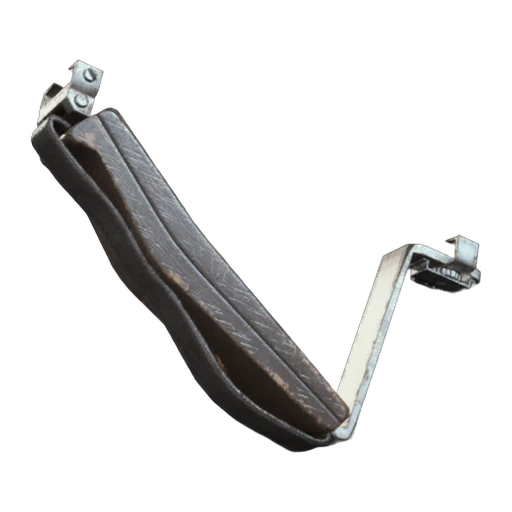
#> input picture assets/arc_raiders/scrappy_resources/angled_grip_i.webp, 512 x 512 px
$ python -i download_arc_tracker_items.py   (imports and definitions only)
#> lines starting #> are read from the running program, lines starting #| are printed output that depends on the picture
#!/usr/bin/env python3
"""
UAG ARC Raiders non-blueprint asset pipeline — Playwright rendered scraper upgrade.

Run from project root:
  py tools/download_arc_tracker_items.py

Optional:
  py tools/download_arc_tracker_items.py --clean-unused
  py tools/download_arc_tracker_items.py --keep-browser-open
  py tools/download_arc_tracker_items.py --debug-screenshot

Outputs:
  assets/arc_raiders/items/*.webp
  assets/arc_raiders/items/arc_item_reference_manifest.json
  assets/arc_raiders/items/arctracker_rendered_catalogue.json
  assets/arc_raiders/items/arc_item_download_results.json
  assets/arc_raiders/items/missing_asset_report.json
  assets/arc_raiders/items/duplicate_asset_report.json
"""
from __future__ import annotations

import argparse
import hashlib
import json
import math
import re
import shutil
import sys
import time
import urllib.parse
from dataclasses import asdict, dataclass
from io import BytesIO
from pathlib import Path
from typing import Dict, Iterable, List, Optional, Sequence, Tuple

import requests
from PIL import Image, ImageChops, ImageStat

CONFIG_PATH = Path(__file__).with_name("arc_asset_pipeline_config.json")

STOP_WORDS = {
    "the", "a", "an", "and", "of", "for", "to", "with", "item", "items", "arc", "raiders",
}

BAD_UI_WORDS = {
    "owned", "wanted", "missing", "all", "none", "search", "filter", "open", "close", "home",
    "maps", "settings", "discord", "privacy", "loading", "category", "rarity", "value", "weight",
}

@dataclass(frozen=True)
class AppItem:
    id: str
    name: str
    source_file: str
    existing_asset_paths: Tuple[str, ...]
    category: str = "unknown"

@dataclass
class DownloadResult:
    id: str
    name: str
    matched_name: Optional[str]
    source_url: Optional[str]
    main_asset_path: str
    mirrored_paths: List[str]
    status: str
    reason: str = ""


# [4 lines left out: function load_config, not called in this run]


def root() -> Path:
    return Path.cwd()


# [20 lines left out: functions slugify, normalize, not called in this run]


def raw_url(config: dict, rel_path: str) -> str:
    return config["repo_raw_base"].rstrip("/") + "/" + rel_path.lstrip("/")


# [66 lines left out: functions fetch_text, canonical_resource_id, display_name_override, looks_like_item_name, not called in this run]


def extract_asset_paths(body: str) -> Tuple[str, ...]:
    return tuple(dict.fromkeys(re.findall(r"imageAsset\s*:\s*'([^']+)'", body)))


# [304 lines left out: functions extract_app_items_from_dart, dedupe_items, build_reference_manifest, clean_candidate_name, scrape_arctracker_items, candidate_names_for_item and 2 more, not called in this run]


def trim_transparent(img: Image.Image) -> Image.Image:
    if img.mode != "RGBA":
        img = img.convert("RGBA")
    alpha = img.getchannel("A")
    bbox = alpha.getbbox()
    if bbox:
        return img.crop(bbox)
    return img


def trim_solid_edges(img: Image.Image, tolerance: int = 10) -> Image.Image:
    """Trim fully solid transparent-ish/flat borders while keeping item card background."""
    img = img.convert("RGBA")
    w, h = img.size
    if w < 8 or h < 8:
        return img
    # If transparent, trim that first.
    img = trim_transparent(img)
    w, h = img.size
    px = img.load()
    def similar(c1, c2):
        return sum(abs(c1[i] - c2[i]) for i in range(4)) <= tolerance * 4
    bg = px[0, 0]
    left = 0
    while left < w - 1 and all(similar(px[left, y], bg) for y in range(0, h, max(1, h // 32))):
        left += 1
    right = w - 1
    while right > left and all(similar(px[right, y], bg) for y in range(0, h, max(1, h // 32))):
        right -= 1
    top = 0
    while top < h - 1 and all(similar(px[x, top], bg) for x in range(0, w, max(1, w // 32))):
        top += 1
    bottom = h - 1
    while bottom > top and all(similar(px[x, bottom], bg) for x in range(0, w, max(1, w // 32))):
        bottom -= 1
    if right - left > 8 and bottom - top > 8:
        return img.crop((max(0, left - 1), max(0, top - 1), min(w, right + 2), min(h, bottom + 2)))
    return img


# [39 lines left out: functions crop_and_fit, backup_existing, not called in this run]


def write_webp(img: Image.Image, dest: Path, quality: int) -> None:
    dest.parent.mkdir(parents=True, exist_ok=True)
    img.save(dest, "WEBP", quality=quality, method=6)


# [94 lines left out: functions run, main, not called in this run]


# [2 lines not run here, left out]

>>> from PIL import Image
>>> picture = Image.open('../../../../assets/arc_raiders/scrappy_resources/angled_grip_i.webp')
#> picture is the input picture: PIL image 512x512 RGBA; mean R, G, B, A 20.4, 20.2, 19.9, 45.6
>>> result = trim_solid_edges(picture)
#> in trim_transparent, `alpha = img.getchannel("A")`:
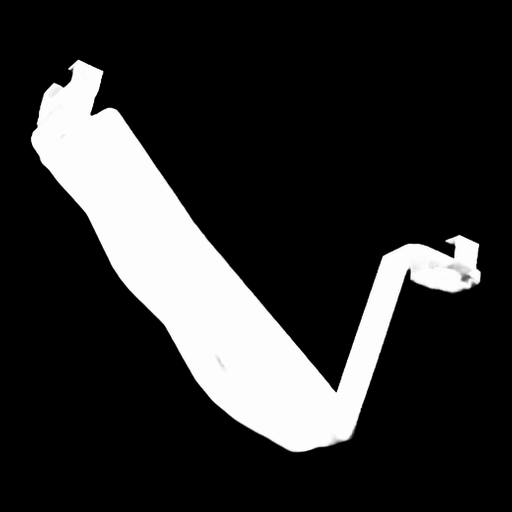
#> alpha: PIL image 512x512 L; min 0, max 255, mean 45.6
#> in trim_transparent, `bbox = alpha.getbbox()`: bbox = (30, 59, 482, 453)
#> in trim_transparent, `return img.crop(bbox)`:
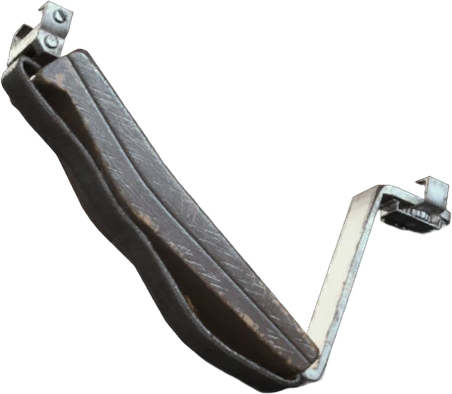
#> returned value: PIL image 452x394 RGBA; mean R, G, B, A 29.9, 29.6, 29.2, 67.1; transparent parts drawn white
#> in trim_solid_edges, `bg = px[0, 0]`: bg = (0, 0, 0, 0)
#> after the loop in trim_solid_edges, `while left < w - 1 and all(similar(px[left, y], bg) for y in range(0, ..`: left = 0
#> in trim_solid_edges, `right = w - 1`: right = 451
#> in trim_solid_edges, `top = 0`: top = 0
#> in trim_solid_edges, `bottom = h - 1`: bottom = 393

$ run again, on assets/arc_raiders/scrappy_resources/battery.webp
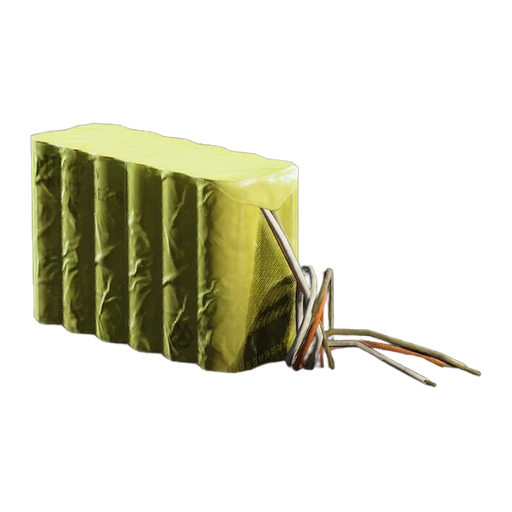
#> input picture assets/arc_raiders/scrappy_resources/battery.webp, 512 x 512 px
#> picture is the input picture: PIL image 512x512 RGBA; mean R, G, B, A 31.6, 31.1, 16.8, 59.5
#> in trim_transparent, `alpha = img.getchannel("A")`:
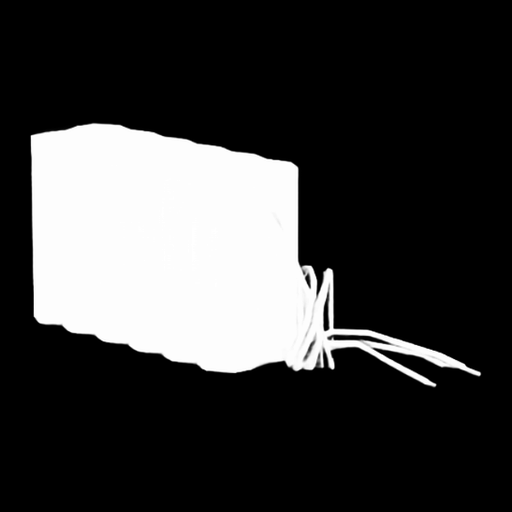
#> alpha: PIL image 512x512 L; min 0, max 255, mean 59.5
#> bbox = (30, 122, 482, 389)
#> in trim_transparent, `return img.crop(bbox)`:
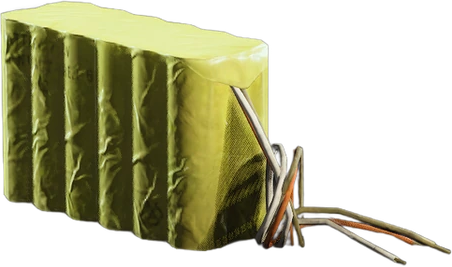
#> returned value: PIL image 452x267 RGBA; mean R, G, B, A 67.6, 66.4, 35.4, 129.2; transparent parts drawn white
#> bg = (0, 0, 0, 0)
#> after the loop in trim_solid_edges, `while left < w - 1 and all(similar(px[left, y], bg) for y in range(0, ..`: left = 0
#> in trim_solid_edges, `right = w - 1`: right = 451
#> in trim_solid_edges, `top = 0`: top = 0
#> in trim_solid_edges, `bottom = h - 1`: bottom = 266

$ run again, on assets/arc_raiders/scrappy_resources/blue_gate_cellar_key.webp
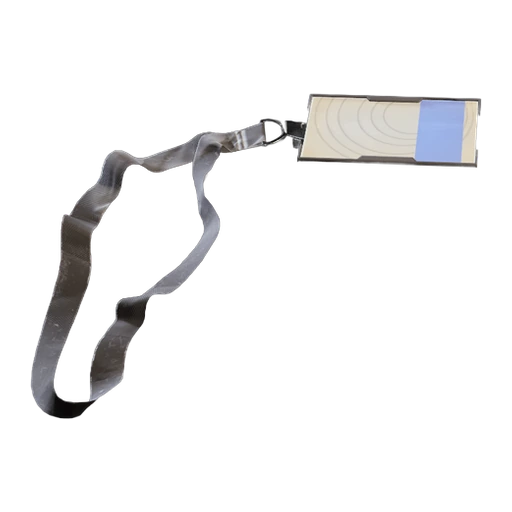
#> input picture assets/arc_raiders/scrappy_resources/blue_gate_cellar_key.webp, 512 x 512 px
#> picture is the input picture: PIL image 512x512 RGBA; mean R, G, B, A 18.1, 17.9, 18.3, 27
#> in trim_transparent, `alpha = img.getchannel("A")`:
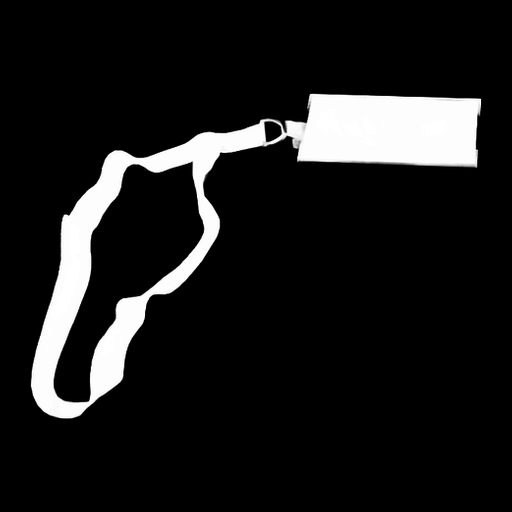
#> alpha: PIL image 512x512 L; min 0, max 255, mean 27
#> bbox = (30, 93, 482, 419)
#> in trim_transparent, `return img.crop(bbox)`:
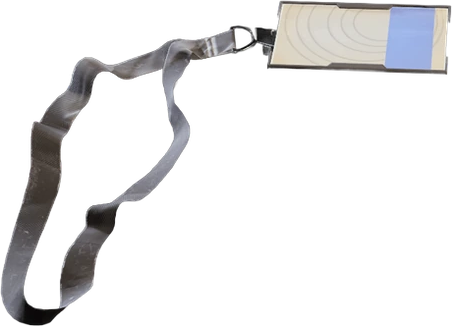
#> returned value: PIL image 452x326 RGBA; mean R, G, B, A 31.9, 31.5, 32.1, 48.1; transparent parts drawn white
#> bg = (0, 0, 0, 0)
#> after the loop in trim_solid_edges, `while left < w - 1 and all(similar(px[left, y], bg) for y in range(0, ..`: left = 0
#> in trim_solid_edges, `right = w - 1`: right = 451
#> in trim_solid_edges, `top = 0`: top = 0
#> in trim_solid_edges, `bottom = h - 1`: bottom = 325

$ run again, on assets/arc_raiders/scrappy_resources/buried_city_jkv_employee_access_card.webp
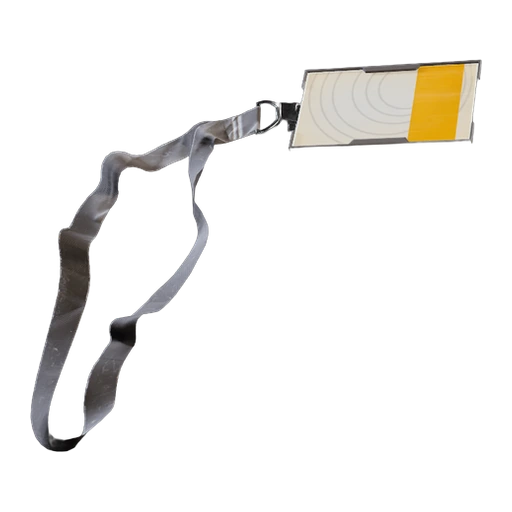
#> input picture assets/arc_raiders/scrappy_resources/buried_city_jkv_employee_access_card.webp, 512 x 512 px
#> picture is the input picture: PIL image 512x512 RGBA; mean R, G, B, A 21.5, 20.3, 18.3, 29.5
#> in trim_transparent, `alpha = img.getchannel("A")`:
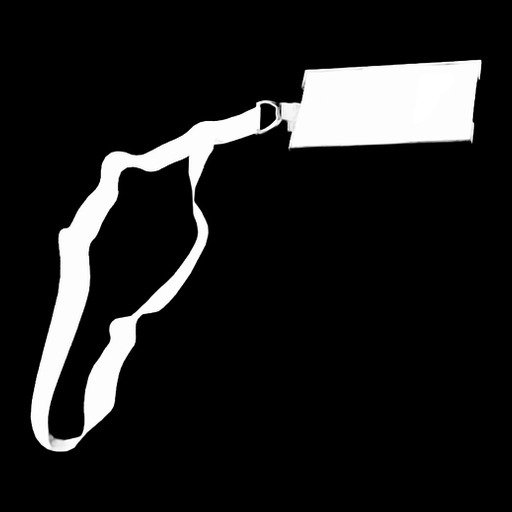
#> alpha: PIL image 512x512 L; min 0, max 255, mean 29.5
#> bbox = (30, 59, 482, 452)
#> in trim_transparent, `return img.crop(bbox)`:
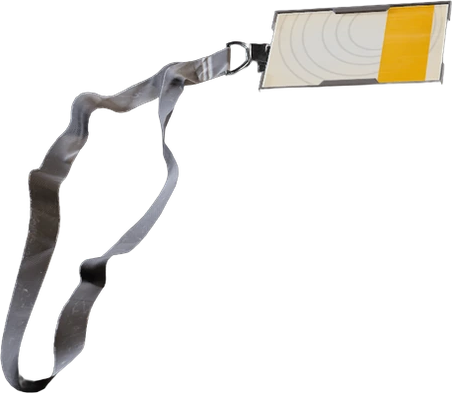
#> returned value: PIL image 452x393 RGBA; mean R, G, B, A 31.4, 29.7, 26.7, 43.5; transparent parts drawn white
#> bg = (0, 0, 0, 0)
#> after the loop in trim_solid_edges, `while left < w - 1 and all(similar(px[left, y], bg) for y in range(0, ..`: left = 0
#> in trim_solid_edges, `right = w - 1`: right = 451
#> in trim_solid_edges, `top = 0`: top = 0
#> in trim_solid_edges, `bottom = h - 1`: bottom = 392
